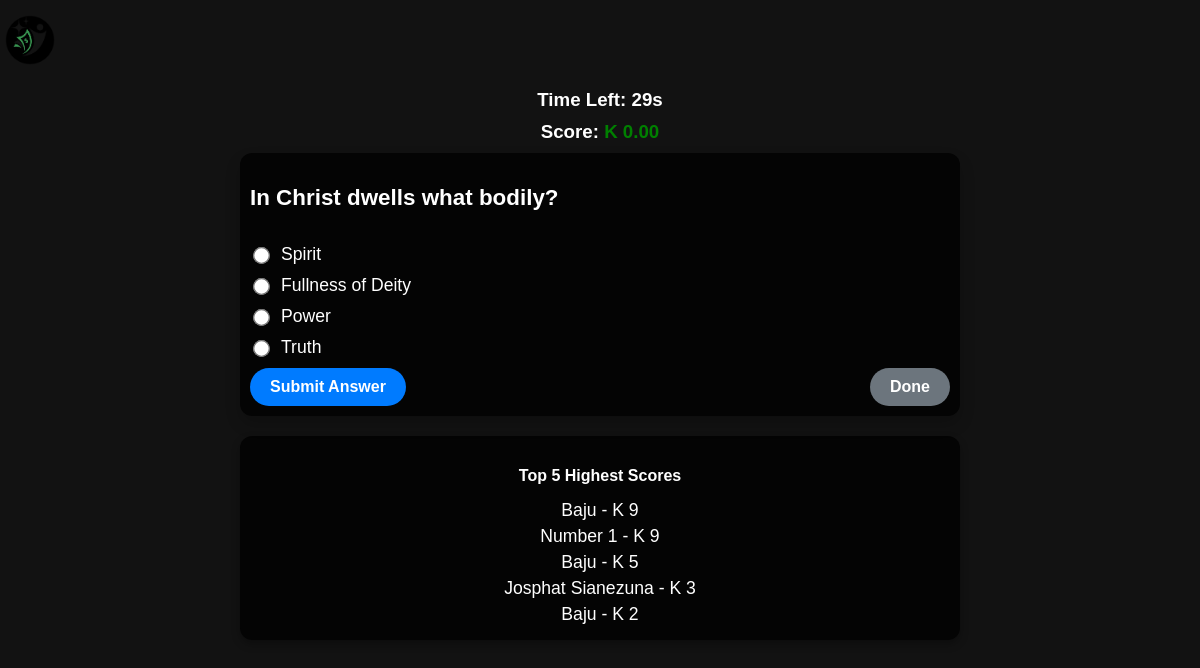
The app's page /quiz/ with its own data.
### mma/models.py (models this page shows, shortened)
class QuizQuestion(models.Model):
    question_text = models.TextField()
    option_a = models.CharField(max_length=255)
    option_b = models.CharField(max_length=255)
    option_c = models.CharField(max_length=255)
    option_d = models.CharField(max_length=255)
    correct_answer = models.CharField(max_length=1, choices=[('A', 'A'), ('B', 'B'), ('C', 'C'), ('D', 'D')])

class QuizScore(models.Model):
    username = models.CharField(max_length=255)
    phone_number = models.CharField(max_length=15)
    score = models.IntegerField(default=0)
    date_submitted = models.DateTimeField(auto_now_add=True)

### mma/views.py (the view, shortened to what this page needs)
# urls.py: path('quiz/', views.quiz_view, name='quiz'),
def quiz_view(request):
    question = random.choice(QuizQuestion.objects.all())  # Random question
    score = request.session.get('score', 0)
    top_scores = QuizScore.objects.all().order_by('-score')[:5]# Retrieve session score, default is 0
    return render(request, 'quiz.html', {'question': question, 'top_scores': top_scores, 'score': score})

### mma/templates/quiz.html (shortened to what this page needs)
{% extends 'base.html' %}
{% block content %}
<h1>Bible Quiz</h1><h3 id="timer">Time Left: 30s</h3>
<h3>
    Score:
    <span class="{% if score < 0 %}negative-score{% else %}positive-score{% endif %}">
        K {{ score|floatformat:2 }}
    </span>
</h3>
<div class="quiz-container">
    <form method="post" class="quiz-form">
        <p class="question-text">{{ question.question_text }}</p>
        <div class="options-container">
            <label class="option"><input type="radio" name="answer" value="A"> {{ question.option_a }}</label>
            <label class="option"><input type="radio" name="answer" value="B"> {{ question.option_b }}</label>
            <label class="option"><input type="radio" name="answer" value="C"> {{ question.option_c }}</label>
            <label class="option"><input type="radio" name="answer" value="D"> {{ question.option_d }}</label>
        </div>
        <div class="button-container">
            <button type="submit" class="btn btn-primary">Submit Answer</button>
            <button type="submit" name="submit_score" class="btn btn-secondary">Done</button>
        </div>
    </form>
</div>
<div class="top-scores">
    <h4>Top 5 Highest Scores</h4>
    {% for score in top_scores %}
        <p>{{ score.username }} - K {{ score.score }}</p>
    {% endfor %}
</div>
{% endblock %}

### mma/templates/base.html (style rules this page uses)
:root { --primary-color: #4CAF50; --secondary-color: #2196F3; --background-color: #121212; --card-background: #1E1E1E; --text-color: #FFFFFF; --secondary-text: #B0B0B0; --nav-height: 60px; --table-header-bg: #333; --table-row-bg: #1E1E1E; --table-row-alt-bg: #2E2E2E; }
body { font-family: 'Poppins', sans-serif; background-color: var(--background-color); color: var(--text-color); margin: 0; padding-top: 70px; }
.btn { background-color: var(--primary-color); color: var(--text-color); border: none; border-radius: 25px; padding: 12px 24px; cursor: pointer; font-weight: 600; text-decoration: none; display: inline-block; transition: background-color 0.3s, transform 0.3s, box-shadow 0.3s; text-align: center; }
button { background-color: #007bff; color: white; border: none; padding: 5px 10px; cursor: pointer; border-radius: 4px; }

### mma/templates/quiz.html (style rules this page uses)
body { font-family: 'Arial', sans-serif; margin: 0; padding: 0; color: white; }
h1, h3 { text-align: center; margin: 10px 0; }
.quiz-container { max-width: 700px; margin: 10px auto; padding: 10px; background-color: rgba(0, 0, 0, 0.8); border-radius: 12px; box-shadow: 0 8px 15px rgba(0, 0, 0, 0.2); }
.quiz-form { display: flex; flex-direction: column; gap: 10px; }
.question-text { font-size: 1.4em; font-weight: bold; }
.options-container { display: grid; gap: 10px; }
.option { font-size: 1.1em; display: flex; align-items: center; gap: 10px; }
input[type="radio"] { transform: scale(1.3); }
.button-container { display: flex; justify-content: space-between; gap: 10px; }
.btn { padding: 10px 20px; font-size: 1em; font-weight: bold; border-radius: 25px; border: none; cursor: pointer; transition: transform 0.2s, opacity 0.2s; }
.btn-primary { background-color: #007bff; color: white; }
.btn-secondary { background-color: #6c757d; color: white; }
.top-scores { margin: 20px auto; background-color: rgba(0, 0, 0, 0.8); padding: 10px; border-radius: 12px; max-width: 700px; text-align: center; box-shadow: 0 4px 8px rgba(0, 0, 0, 0.3); }
.top-scores h4 { margin-bottom: 15px; }
.top-scores p { margin: 5px 0; font-size: 1.1em; }
.positive-score { color: green; }

### records on screen
QuizQuestion: question_text "In Christ dwells what bodily?", option_a "Spirit", option_b "Fullness of Deity", option_c "Power", option_d "Truth"
QuizScore: username "Baju", score "9"
QuizScore: username "Number 1", score "9"
QuizScore: username "Baju", score "5"
QuizScore: username "Josphat Sianezuna", score "3"
QuizScore: username "Baju", score "2"

### other values on screen
{{ score|floatformat:2 }} "0.00"
